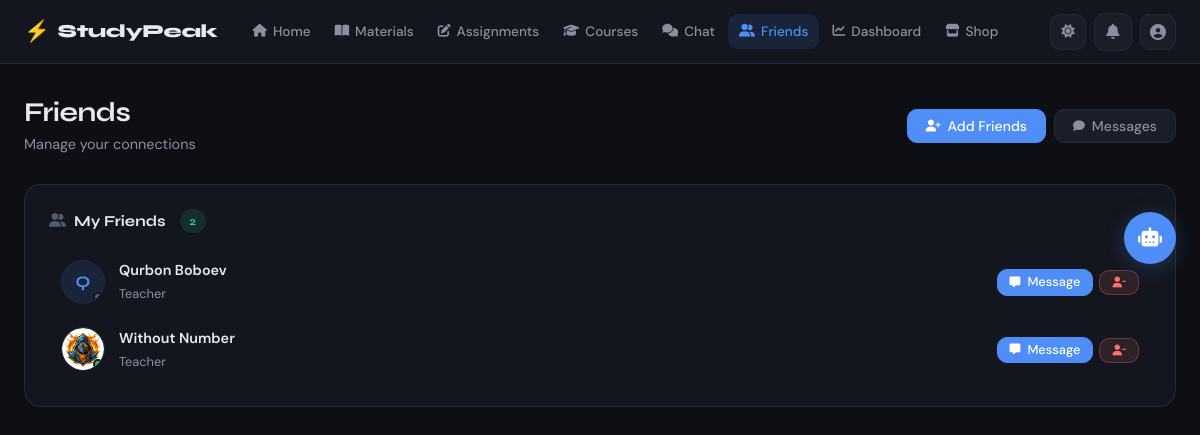
Screenshot of /chat/friends/ (signed in) with the database file from the repository.
### accounts/models.py (models this page shows, shortened)
class UserModel(AbstractUser):
    STUDENT = 'student'
    TEACHER = 'teacher'
    ADMIN = 'admin'
    ROLE_CHOICES = [
        (STUDENT, 'Student'),
        (TEACHER, 'Teacher'),
        (ADMIN, 'Admin'),
    ]
    email = models.EmailField(unique=True)
    role = models.CharField(max_length=10, choices=ROLE_CHOICES, default=STUDENT)
    is_verified = models.BooleanField(default=False)
    otp_code = models.CharField(max_length=6, null=True, blank=True)
    otp_created_at = models.DateTimeField(null=True, blank=True)
    reset_token = models.CharField(max_length=100, null=True, blank=True)
    deleted_at = models.DateTimeField(null=True, blank=True)
    REQUIRED_FIELDS = ['email', 'role']

class Profile(models.Model):
    ACTIVE = 'active'
    BUSY = 'busy'
    AWAY = 'away'
    OFFLINE = 'offline'
    STATUS_CHOICES = [
        (ACTIVE, 'Active'),
        (BUSY, 'Busy'),
        (AWAY, 'Away'),
        (OFFLINE, 'Offline'),
    ]
    user = models.OneToOneField(UserModel, on_delete=models.CASCADE, related_name='profile')
    avatar = models.ImageField(upload_to='avatars/', null=True, blank=True)
    bio = models.TextField(null=True, blank=True)
    status = models.CharField(max_length=10, choices=STATUS_CHOICES, default=OFFLINE)
    phone = models.CharField(max_length=20, null=True, blank=True)
    coins = models.PositiveIntegerField(default=0)
    post_text = models.TextField(null=True, blank=True)
    created_at = models.DateTimeField(auto_now_add=True)
    updated_at = models.DateTimeField(auto_now=True)

### chat/views.py (the view)
# urls.py: path('friends/', FriendListView.as_view(), name='friend_list'),
class FriendListView(SessionLoginRequiredMixin, View):
    def get(self, request):
        user = get_current_user(request)
        friendships = Friendship.objects.filter(
            status=Friendship.ACCEPTED
        ).filter(
            sender=user
        ) | Friendship.objects.filter(
            status=Friendship.ACCEPTED
        ).filter(
            receiver=user
        )
        friends = []
        for f in friendships:
            friend = f.receiver if f.sender == user else f.sender
            friends.append(friend)
        pending_received = Friendship.objects.filter(receiver=user, status=Friendship.PENDING)
        pending_sent = Friendship.objects.filter(sender=user, status=Friendship.PENDING)
        return render(request, 'chat/friend_list.html', {
            'friends': friends,
            'pending_received': pending_received,
            'pending_sent': pending_sent,
        })

### accounts/permissions.py (called while the page is built)
def get_current_user(request):
    user_id = request.session.get('user_id')
    if not user_id:
        return None
    return UserModel.objects.filter(id=user_id).first()

    def dispatch(self, request, *args, **kwargs):
        if not request.session.get('user_id'):
            messages.error(request, 'Please login first!')
            return redirect('login')
        return super().dispatch(request, *args, **kwargs)

### templates/chat/friend_list.html (shortened to what this page needs)
{% extends 'base.html' %}
{% load static %}
{% block nav_friends %}active{% endblock %}
{% block extra_css %}
<link rel="stylesheet" href="{% static 'css/chat.css' %}">
{% endblock %}
{% block content %}
<div class="container">
    <div class="page-header">
        <div>
            <h1 class="page-title">Friends</h1>
            <p class="page-subtitle">Manage your connections</p>
        </div>
        <div style="display:flex;gap:8px;align-items:center;">
            <button class="btn btn-primary" id="toggleAddFriends">
                <i class="fa-solid fa-user-plus"></i> Add Friends
            </button>
            <a href="{% url 'conversation_list' %}" class="btn btn-secondary">
                <i class="fa-solid fa-comment"></i> Messages
            </a>
        </div>
    </div>
    <div class="friends-grid">
        <div class="card">
            <div class="card-title">
                <i class="fa-solid fa-user-group"></i>
                My Friends
                {% if friends %}
                <span class="badge badge-green" style="margin-left:6px">{{ friends|length }}</span>
                {% endif %}
            </div>
            {% if friends %}
            <div class="friend-list">
                {% for friend in friends %}
                <div class="friend-item">
                    <div class="friend-avatar">
                        {% if friend.profile.avatar %}
                            <img src="{{ friend.profile.avatar.url }}" alt="{{ friend.username }}">
                        {% else %}
                            <span>{{ friend.username|first|upper }}</span>
                        {% endif %}
                        <span class="friend-status-dot friend-status-{{ friend.profile.status|default:'offline' }}"></span>
                    </div>
                    <div class="friend-info">
                        <p class="friend-name">{{ friend.username }}</p>
                        <p class="text-sm text-muted">{{ friend.role|capfirst }}</p>
                    </div>
                    <div class="friend-actions">
                        <form method="post" action="{% url 'start_conversation' friend.id %}">
                            <button class="btn btn-primary btn-sm">
                                <i class="fa-solid fa-message"></i> Message
                            </button>
                        </form>
                        <form method="post" action="{% url 'remove_friend' friend.id %}">
                            <button class="btn btn-danger btn-sm"
                                    onclick="return confirm('Remove {{ friend.username }} from friends?')">
                                <i class="fa-solid fa-user-minus"></i>
                            </button>
                        </form>
                    </div>
                </div>
                {% endfor %}
            </div>
            {% else %}
            <div class="empty-state">
                <i class="fa-solid fa-user-group"></i>
                <p>You have no friends yet</p>
            </div>
            {% endif %}
        </div>
    </div>
</div>
{% endblock %}

### static/css/main.css (style rules this page uses)
:root { --bg: #0d0f14; --bg-2: #13161e; --bg-3: #1a1e28; --bg-4: #212636; --border: #252a38; --border-2: #2e3446; --text: #e8eaf0; --text-2: #8b90a0; --text-3: #555b6e; --accent: #4f8ef7; --accent-hover: #3a7be8; --accent-soft: rgba(79, 142, 247, 0.12); --accent-glow: rgba(79, 142, 247, 0.25); --success: #34d399; --success-soft: rgba(52, 211, 153, 0.12); --danger: #f87171; --danger-soft: rgba(248, 113, 113, 0.12); --warning: #fbbf24; --warning-soft: rgba(251, 191, 36, 0.12); --radius: 10px; --radius-lg: 16px; --radius-xl: 20px; --shadow: 0 4px 24px rgba(0,0,0,0.4); --shadow-sm: 0 2px 8px rgba(0,0,0,0.3); --nav-h: 64px; --font-display: 'Syne', sans-serif; --font-body: 'DM Sans', sans-serif; --transition: 0.2s ease; }
*, *::before, *::after { margin: 0; padding: 0; box-sizing: border-box; }
html { scroll-behavior: smooth; }
body { font-family: var(--font-body); background: var(--bg); color: var(--text); min-height: 100vh; line-height: 1.6; transition: background var(--transition), color var(--transition); -webkit-font-smoothing: antialiased; -moz-osx-font-smoothing: grayscale; }
a { color: inherit; text-decoration: none; }
button { cursor: pointer; font-family: var(--font-body); }
img { max-width: 100%; height: auto; display: block; }
.container { max-width: 1280px; margin: 0 auto; padding: 32px 24px; }
.page-header { display: flex; align-items: center; justify-content: space-between; margin-bottom: 28px; gap: 16px; flex-wrap: wrap; }
.page-title { font-family: var(--font-display); font-size: 1.7rem; font-weight: 700; color: var(--text); letter-spacing: -0.02em; line-height: 1.2; }
.page-subtitle { font-size: 0.9rem; color: var(--text-2); margin-top: 4px; display: flex; align-items: center; gap: 6px; flex-wrap: wrap; }
.card { background: var(--bg-2); border: 1px solid var(--border); border-radius: var(--radius-lg); padding: 24px; transition: border-color var(--transition); }
.card-title { font-family: var(--font-display); font-size: 0.95rem; font-weight: 700; color: var(--text); margin-bottom: 16px; display: flex; align-items: center; gap: 8px; }
.card-title i { color: var(--text-3); font-size: 0.85rem; }
.btn { display: inline-flex; align-items: center; gap: 7px; padding: 9px 18px; border-radius: var(--radius); font-family: var(--font-body); font-size: 0.875rem; font-weight: 500; cursor: pointer; border: 1px solid transparent; transition: all var(--transition); white-space: nowrap; line-height: 1; text-decoration: none; user-select: none; }
.btn i { font-size: 0.85em; }
.btn-primary { background: var(--accent); color: #fff; border-color: var(--accent); }
.btn-secondary { background: var(--bg-3); color: var(--text-2); border-color: var(--border); }
.btn-danger { background: var(--danger-soft); color: var(--danger); border-color: rgba(248,113,113,0.3); }
.btn-sm { padding: 6px 12px; font-size: 0.8rem; }
.badge { display: inline-flex; align-items: center; gap: 4px; padding: 3px 10px; border-radius: 20px; font-size: 0.72rem; font-weight: 600; letter-spacing: 0.02em; white-space: nowrap; }
.badge-green { background: var(--success-soft); color: var(--success); }
.text-sm { font-size: 0.8rem !important; }
.text-muted { color: var(--text-2) !important; }

### static/css/chat.css (style rules this page uses)
.friends-grid { display: flex; flex-direction: column; gap: 16px; }
.friend-list { display: flex; flex-direction: column; gap: 2px; margin-top: 4px; }
.friend-item { display: flex; align-items: center; gap: 14px; padding: 10px 12px; border-radius: var(--radius); transition: background var(--transition); }
.friend-avatar { width: 44px; height: 44px; border-radius: 50%; background: var(--accent-soft); border: 1px solid var(--border); flex-shrink: 0; display: flex; align-items: center; justify-content: center; font-family: var(--font-display); font-weight: 700; font-size: 1rem; color: var(--accent); overflow: hidden; position: relative; }
.friend-avatar img { width: 100%; height: 100%; object-fit: cover; border-radius: 50%; }
.friend-status-dot { position: absolute; bottom: 1px; right: 1px; width: 10px; height: 10px; border-radius: 50%; border: 2px solid var(--bg-2); }
.friend-status-active, .friend-status-online { background: #22c55e; }
.friend-status-offline { background: var(--text-3); }
.friend-info { flex: 1; min-width: 0; }
.friend-name { font-size: 0.9rem; font-weight: 600; color: var(--text); margin: 0 0 2px; white-space: nowrap; overflow: hidden; text-overflow: ellipsis; }
.friend-actions { display: flex; align-items: center; gap: 6px; flex-shrink: 0; }

### rows the page displays
UserModel: username|first "Q", username "Qurbon Boboev", role "Teacher"
UserModel: profile.avatar (picture), username "Without Number", role "Teacher"

### other values shown
{{ friends|length }} "2"
